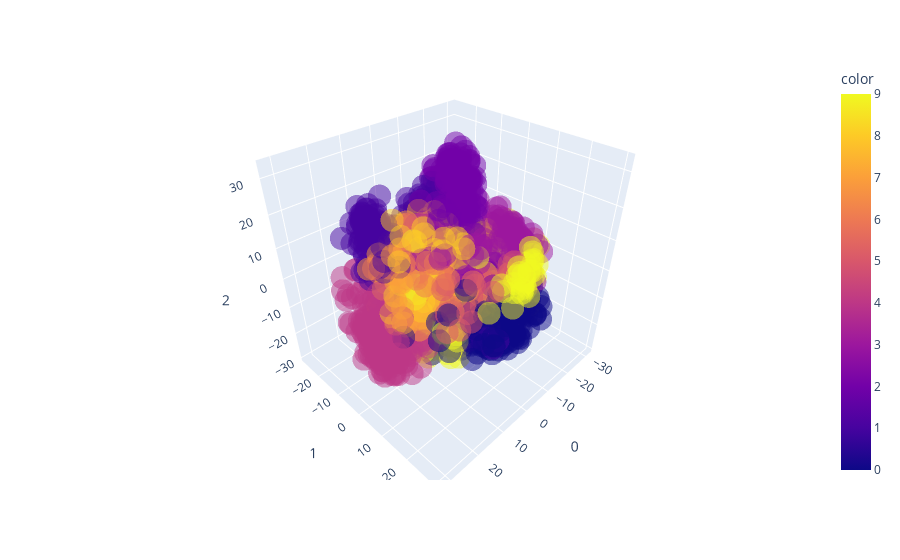

Write notebook code for a chart like this one.
### Code cell
# plot a 3D scatterplot of the data using plotly
fig = px.scatter_3d(projected, x=0, y=1, z=2, color=digits.target, opacity=0.5)
fig.show()

### Figure 1 — Plotly figure (JSON) as saved in the notebook; plotly's stock layout.template omitted (floating-point values rounded to 4 significant figures; data arrays with more than 128 entries replaced by an {"elided": "..."} marker saying what was removed)
{"data": [{"hovertemplate": "0=%{x}<br>1=%{y}<br>2=%{z}<br>color=%{marker.color}<extra></extra>", "legendgroup": "", "marker": {"color": {"elided": "1797 int values"}, "coloraxis": "coloraxis", "opacity": 0.5, "symbol": "circle"}, "mode": "markers", "name": "", "scene": "scene", "showlegend": false, "type": "scatter3d", "x": {"elided": "1797 float values"}, "y": {"elided": "1797 float values"}, "z": {"elided": "1797 float values"}}], "layout": {"coloraxis": {"colorbar": {"title": {"text": "color"}}, "colorscale": [[0, "#0d0887"], [0.1111, "#46039f"], [0.2222, "#7201a8"], [0.3333, "#9c179e"], [0.4444, "#bd3786"], [0.5556, "#d8576b"], [0.6667, "#ed7953"], [0.7778, "#fb9f3a"], [0.8889, "#fdca26"], [1, "#f0f921"]]}, "legend": {"tracegroupgap": 0}, "margin": {"t": 60}, "scene": {"domain": {"x": [0, 1], "y": [0, 1]}, "xaxis": {"title": {"text": "0"}}, "yaxis": {"title": {"text": "1"}}, "zaxis": {"title": {"text": "2"}}}}}
